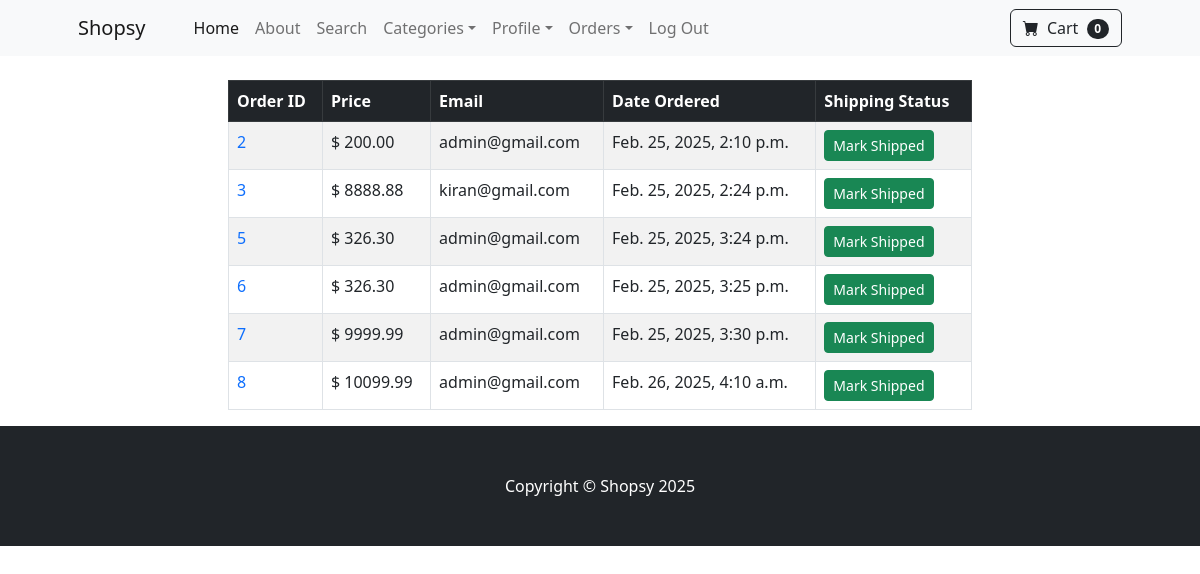
Page /payment/not_shipped/ (signed in) on the earlier database version.
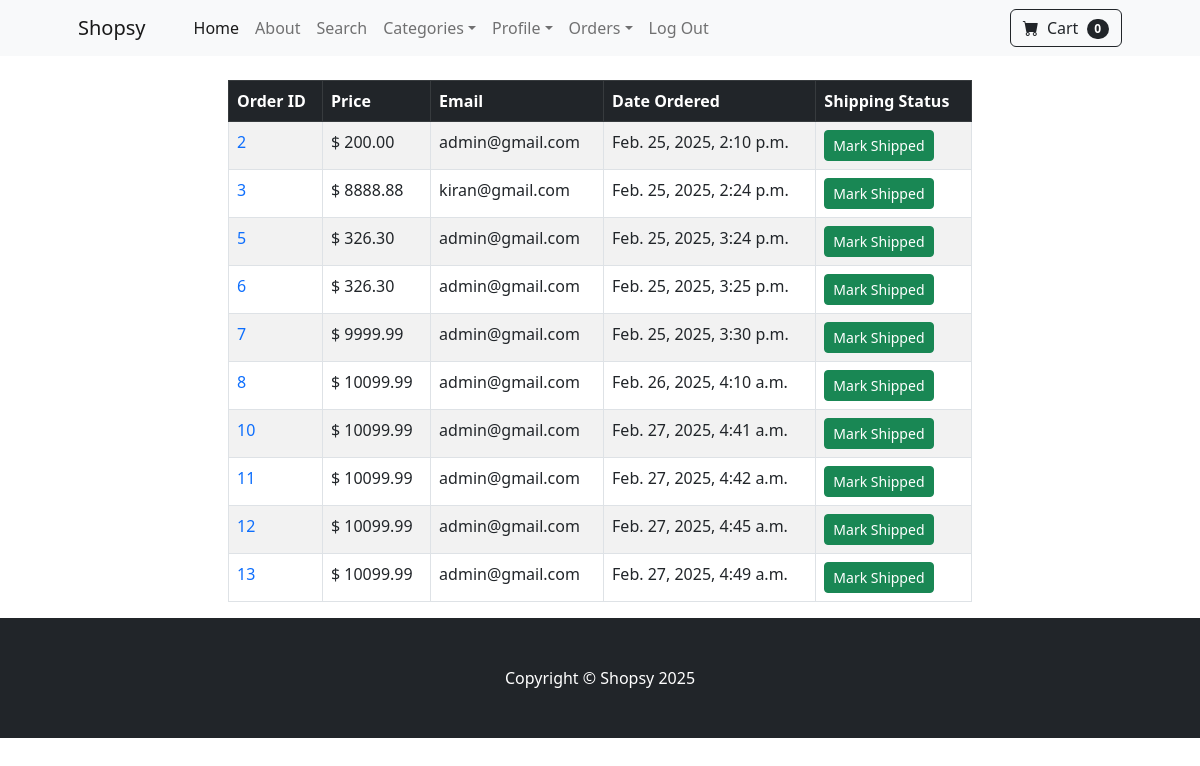
Same page on the later database version.
### payment/models.py (models this page shows, shortened)
class Order(models.Model):
  user = models.ForeignKey(User, on_delete=models.CASCADE, null=True, blank=True)
  full_name = models.CharField(max_length=100)
  email = models.EmailField(max_length=200)
  shipping_address = models.TextField(max_length=15000)
  amount_paid = models.DecimalField(max_digits=10, decimal_places=2)
  date_ordered = models.DateTimeField(auto_now_add=True)
  shipped = models.BooleanField(default=False)
  shipped_date = models.DateTimeField(blank=True, null=True)

### payment/views.py (the view, shortened to what this page needs)
# urls.py: path('not_shipped/', views.not_shipped, name="not_shipped"),
def not_shipped(request):
  if request.user.is_authenticated and request.user.is_superuser:
    orders = Order.objects.filter(shipped=False)
    return render(request, 'payment/not_shipped.html', {'orders':orders})
  else:
    messages.success(request, "Access Denied..")
    return redirect('home')

### cart/cart.py (called while the page is built)
  def __len__(self):
    return len(self.cart)

### cart/context_processors.py (called while the page is built)
def cart(request):
  return {'cart':Cart(request)}

### payment/templates/payment/not_shipped.html (shortened to what this page needs)
{% extends "base.html" %} {% block content %}
<br>
<div class="container">
  <div class="row">
    <center>
      <div class="col-8">
        <table class="table table-striped table-hover table-bordered">
          <thead class="table-dark">
            <tr>
              <th scope="col">Order ID</th>
              <th scope="col">Price</th>
              <th scope="col">Email</th>
              <th scope="col">Date Ordered</th>
              <th scope="col">Shipping Status</th>
            </tr>
          </thead>
          <tbody>
            {% for item  in orders %}
            <tr>
              <td><a href="{% url 'orders' item.id %}" style="text-decoration:None">{{item.id}}</a></td>
              <td>$ {{item.amount_paid}}</td>
              <td>{{item.email}}</td>
              <td>{{item.date_ordered}}</td>
              <td>
                <form action="" method= "POST">
                  <button type="submit" class="btn btn-success btn-sm">Mark Shipped</button>
                </form>
              </td>
            </tr>
            {% endfor %}
          </tbody>
        </table>
      </div>
    </center>
  </div>
</div>
{% endblock %}

### store/templates/base.html (shortened to what this page needs)
{% load static %}
<!DOCTYPE html>
<html lang="en">
    <head>
        <link href="https://cdn.jsdelivr.net/npm/bootstrap-icons@1.5.0/font/bootstrap-icons.css" rel="stylesheet" />
        <link rel="stylesheet" href="https://cdnjs.cloudflare.com/ajax/libs/font-awesome/6.0.0/css/all.min.css">
        <link rel="stylesheet" href="https://cdn.jsdelivr.net/npm/bootstrap-icons/font/bootstrap-icons.css">
        <link href="{% static 'css/styles.css' %}" rel="stylesheet" />
    </head>
    <body>
        {% include "navbar.html" %}
        {% block content %}
        {% endblock %}
        <footer class="py-5 bg-dark">
            <div class="container"><p class="m-0 text-center text-white">Copyright &copy; Shopsy 2025</p></div>
        </footer>
    </body>
</html>

### store/templates/navbar.html (shortened to what this page needs)
<nav class="navbar navbar-expand-lg navbar-light bg-light">
  <div class="container px-4 px-lg-5">
    <a class="navbar-brand" href="{% url 'home' %}">Shopsy</a>
    <div class="collapse navbar-collapse" id="navbarSupportedContent">
      <ul class="navbar-nav me-auto mb-2 mb-lg-0 ms-lg-4">
        <li class="nav-item">
          <a class="nav-link active" aria-current="page" href="{% url 'home' %}"
            >Home</a
          >
        </li>
        <li class="nav-item">
          <a class="nav-link" href="{% url 'about' %}">About</a>
        </li>
        <li class="nav-item">
          <a class="nav-link" href="{% url 'search' %}">Search</a>
        </li>
        <li class="nav-item dropdown">
          <a
            class="nav-link dropdown-toggle"
            id="navbarDropdown"
            href="#"
            role="button"
            data-bs-toggle="dropdown"
            aria-expanded="false"
            >Categories</a
          >
        </li>
        {% if user.is_authenticated %}
        <li class="nav-item dropdown">
          <a
            class="nav-link dropdown-toggle"
            id="navbarDropdown"
            href="#"
            role="button"
            data-bs-toggle="dropdown"
            aria-expanded="false"
            >Profile</a
          >
        </li>
      {% if user.is_superuser %}
        <li class="nav-item dropdown">
          <a
            class="nav-link dropdown-toggle"
            id="navbarDropdown"
            href="#"
            role="button"
            data-bs-toggle="dropdown"
            aria-expanded="false"
            >Orders</a
          >
        </li>
      {% endif %}
        <li class="nav-item">
          <a class="nav-link" href="{% url 'logout' %}">Log Out</a>
        </li>
        {% endif %}
      </ul>
      <form class="d-flex">
        <a href="{% url "cart" %}" class="btn btn-outline-dark">
          <i class="bi-cart-fill me-1"></i>
          Cart
          <span class="badge bg-dark text-white ms-1 rounded-pill" id="cart_quantity">
            {{ cart|length }}
          </span>
        </a>
      </form>
    </div>
  </div>
</nav>

Differences in the rows shown:
added Order: id "10", amount_paid "10099.99", email "admin@gmail.com", date_ordered "Feb. 27, 2025, 4:41 a.m."
added Order: id "11", amount_paid "10099.99", email "admin@gmail.com", date_ordered "Feb. 27, 2025, 4:42 a.m."
added Order: id "12", amount_paid "10099.99", email "admin@gmail.com", date_ordered "Feb. 27, 2025, 4:45 a.m."
added Order: id "13", amount_paid "10099.99", email "admin@gmail.com", date_ordered "Feb. 27, 2025, 4:49 a.m."
